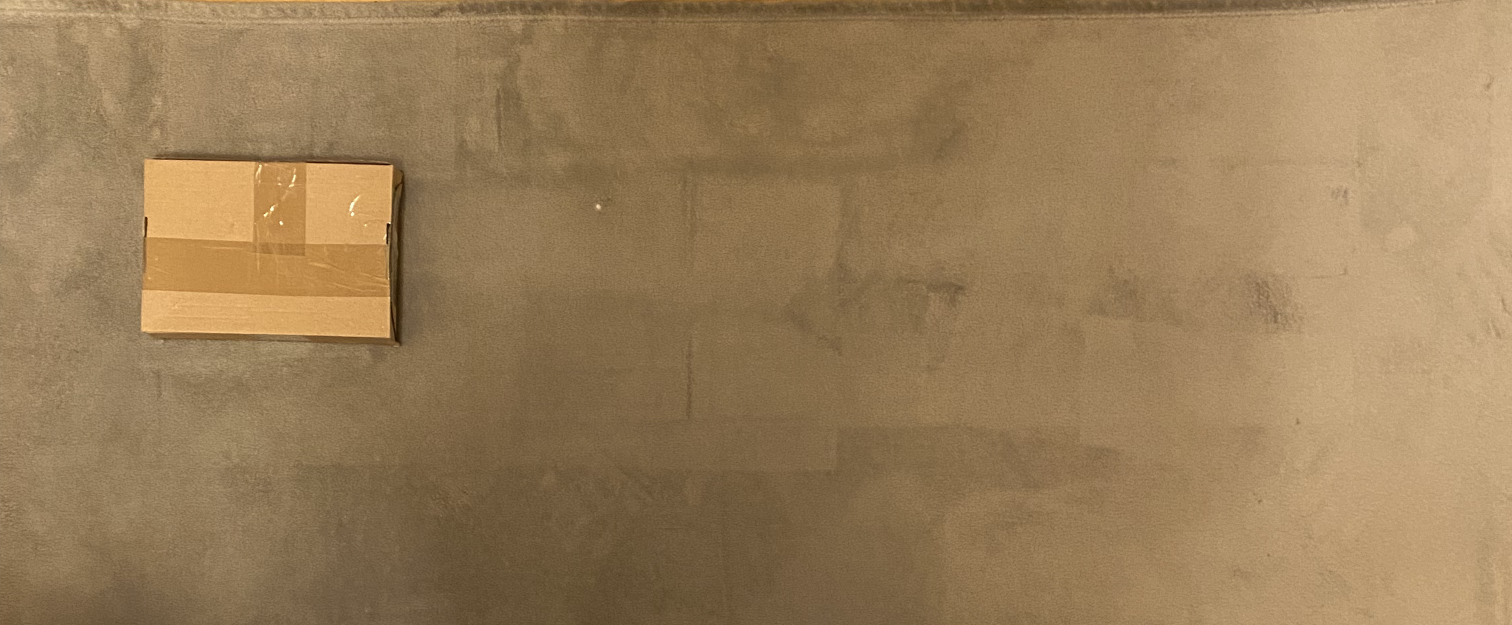
#> input picture wybrane/C1.png, 3024 x 1250 px (shown at 1/2 size)
$ python main.py
#> lines starting #> are read from the running program, lines starting #| are printed output that depends on the picture; after the words box and inside, x2 and y2 are one past the last pixel; in counts of white or black regions, pixels touching at a corner belong together
import cv2
import numpy as np
import os

# Parametry kamery i układu
FOCAL_LENGTH = 2444  # ogniskowa w px (przykład)
BASELINE = 0.88       # przesunięcie między zdjęciami w metrach

# Ścieżki do obrazów
image_paths = ["./wybrane/C1.png", "./wybrane/C2.png"]
boxes = []

# Przetwarzanie każdego obrazu
for i, path in enumerate(image_paths):
    image = cv2.imread(path)
#> image is the input picture: shape (1250, 3024, 3); mean B, G, R 88.6, 125.4, 152.8
    if image is None:
        raise ValueError(f"Nie można wczytać obrazu: {path}")

    os.makedirs("tmp", exist_ok=True)

    gray = cv2.cvtColor(image, cv2.COLOR_BGR2GRAY)
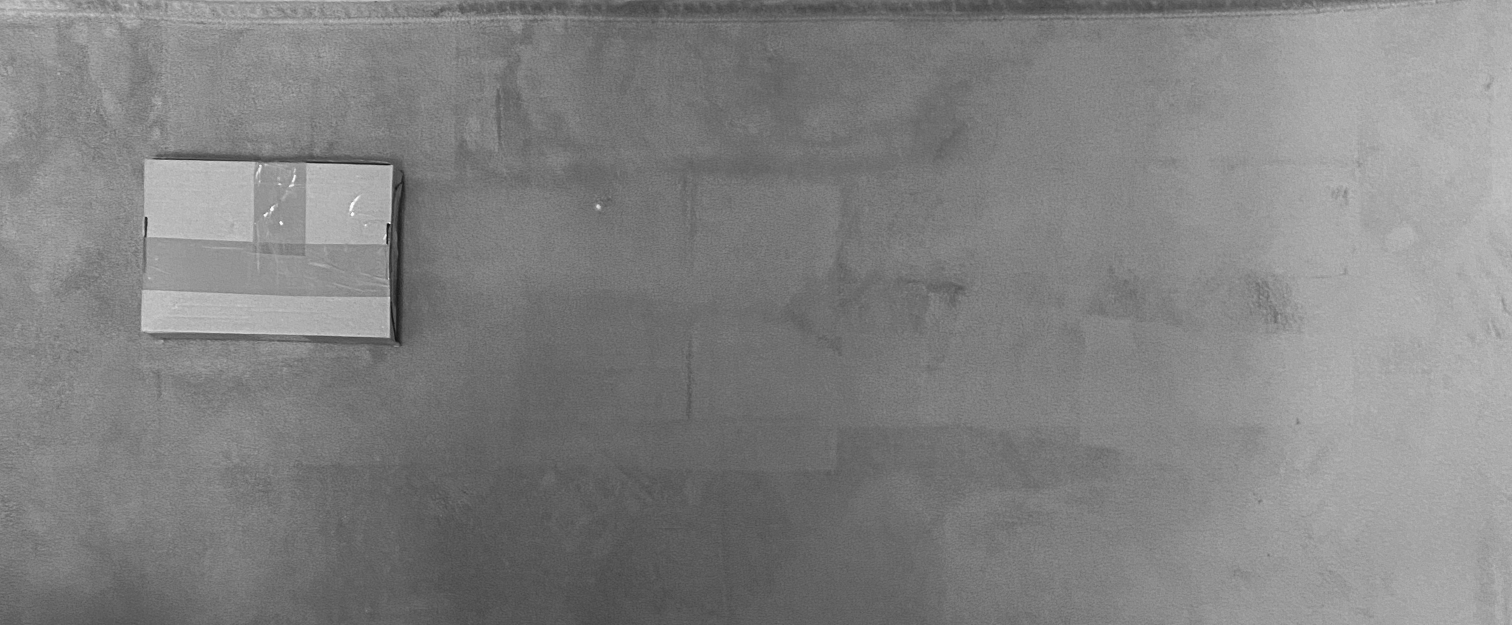
#> gray: shape (1250, 3024) (shown at 1/2 size); min 6, max 252, mean 129.5
    blurred = cv2.GaussianBlur(gray, (5, 5), 0)
    thresh = cv2.adaptiveThreshold(
        blurred, 255,
        cv2.ADAPTIVE_THRESH_GAUSSIAN_C,
        cv2.THRESH_BINARY_INV, 11, 3
    )
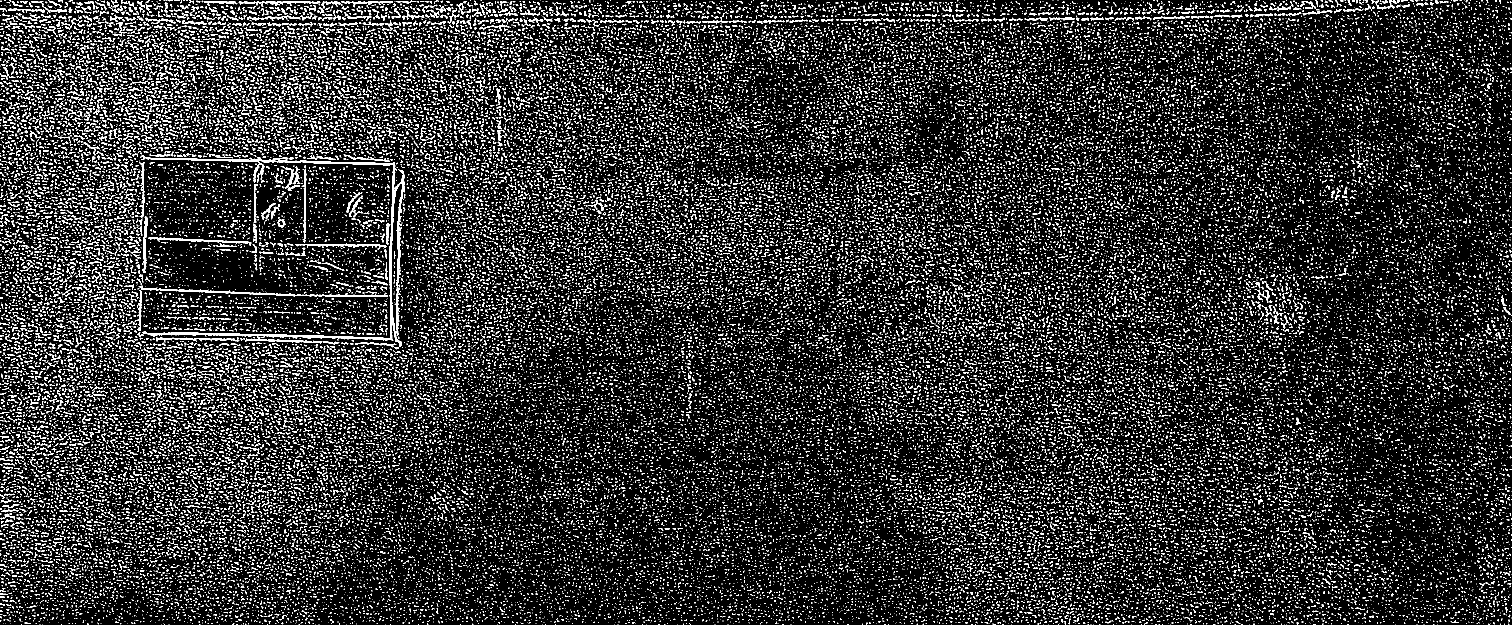
#> thresh: shape (1250, 3024) (shown at 1/2 size); 12.9% white in thin lines or dots

    # Kontury
    contours, _ = cv2.findContours(thresh, cv2.RETR_EXTERNAL, cv2.CHAIN_APPROX_SIMPLE)
#> contours = 62393 contours
    best_box = None
    max_area = 0

    for cnt in contours:
        x, y, w, h = cv2.boundingRect(cnt)
        area = w * h
        aspect_ratio = w / h if h != 0 else 0
        if area > 1000 and 0.5 < aspect_ratio < 2.0:
            if area > max_area:
                max_area = area
                best_box = (x, y, w, h)
#> this loop made 62393 passes
#> (cnt, x, y, w, h, area, aspect_ratio) on passes 2, 3, 8: ([[2847, 1249], [2848, 1249]], 2847, 1249, 2, 1, 2, 2), ([[2833, 1249], [2834, 1249]], 2833, 1249, 2, 1, 2, 2), ([[2181, 1249], [2182, 1249]], 2181, 1249, 2, 1, 2, 2)
#> after the loop, best_box = (284, 320, 526, 374); max_area = 196724

    if best_box:
        x, y, w, h = best_box
#> x = 284; y = 320; w = 526; h = 374
        boxes.append((x, y, w, h))
        cv2.rectangle(image, (x, y), (x + w, y + h), (0, 255, 0), 2)
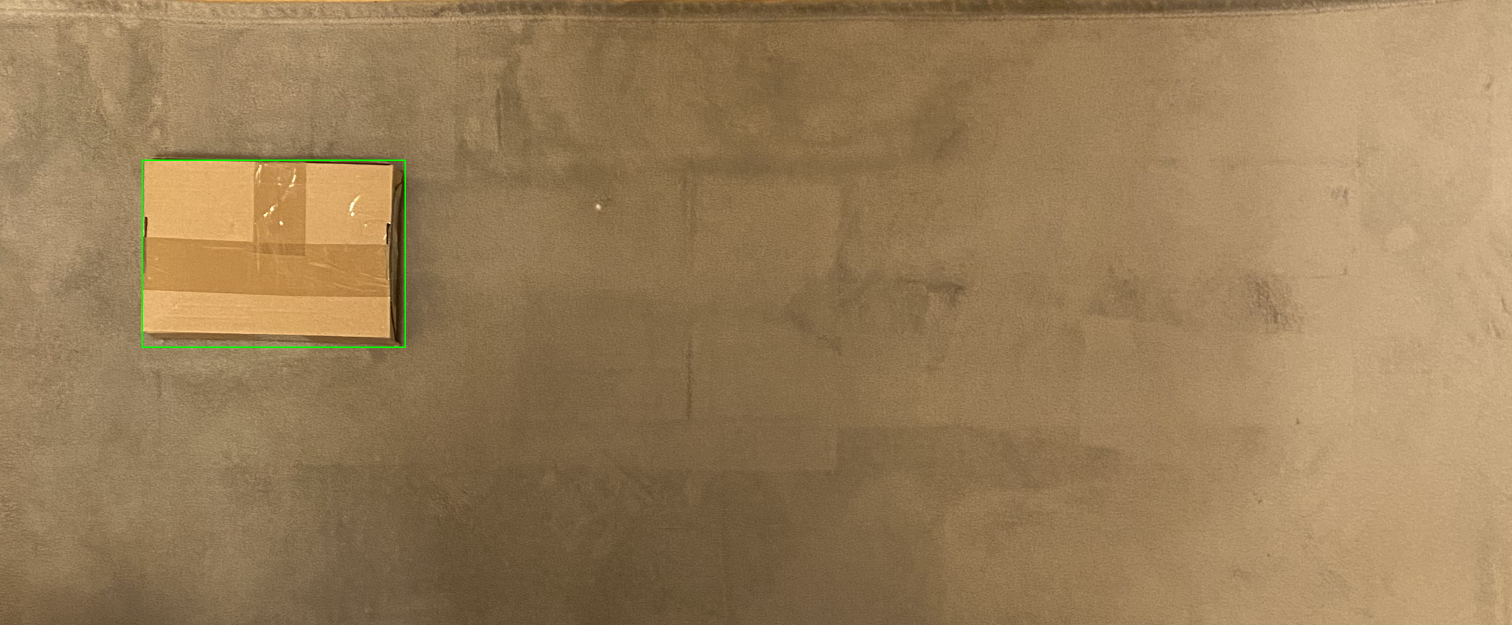
#> image: shape (1250, 3024, 3) (shown at 1/2 size); 0.14% of pixels changed, all inside (x1, y1, x2, y2) = (283, 319, 812, 696)
        print(f"Obraz {i+1}: x={x}, y={y}, szerokość={w}px, wysokość={h}px")
#| Obraz 1: x=284, y=320, szerokość=526px, wysokość=374px
    else:
        boxes.append(None)
        print(f"Obraz {i+1}: Nie znaleziono pudełka")

    cv2.imwrite(f"tmp/box_img_{i+1}.jpg", image)
#> pass 2 of the loop `for i, path in enumerate(image_paths):`:
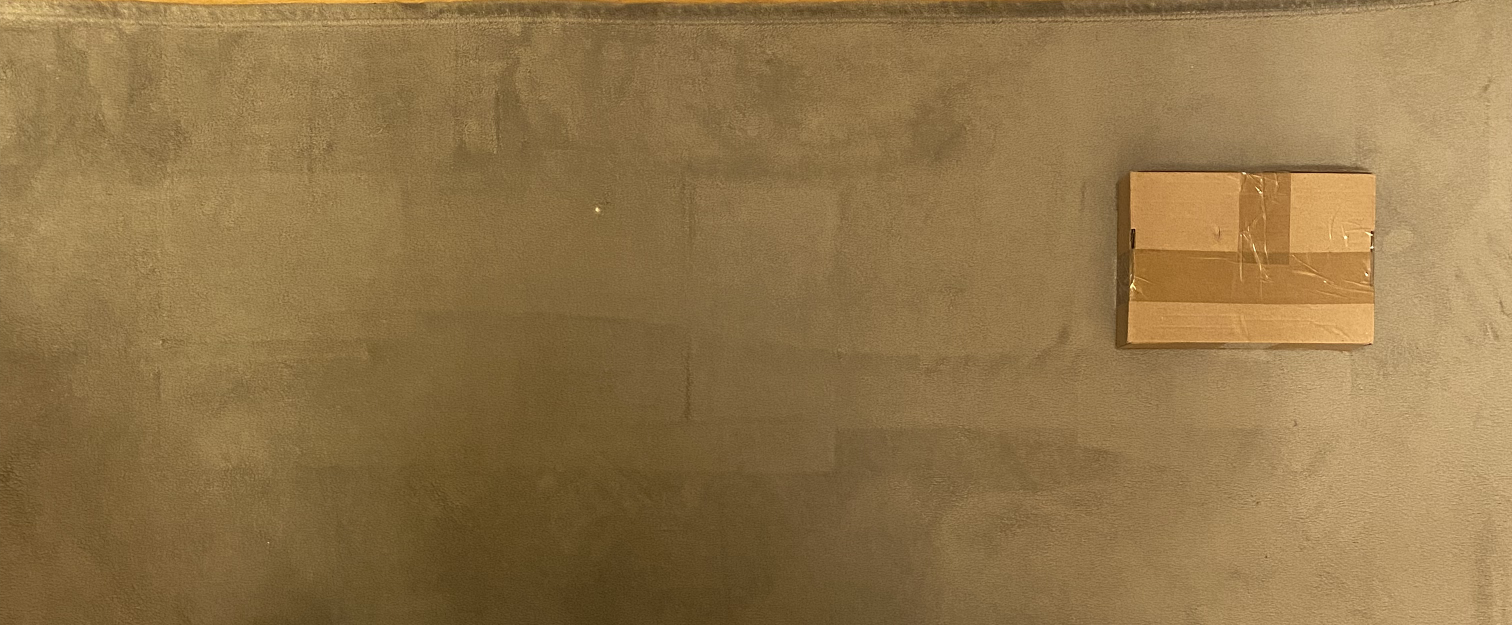
#> input picture wybrane/C2.png, 3024 x 1250 px (shown at 1/2 size)
#> image is the input picture: shape (1250, 3024, 3); mean B, G, R 73.5, 117.1, 144.9
#> `thresh = cv2.adaptiveThreshold( blurred, 255, cv2.ADAPTIVE_THRESH_GAUS..`:
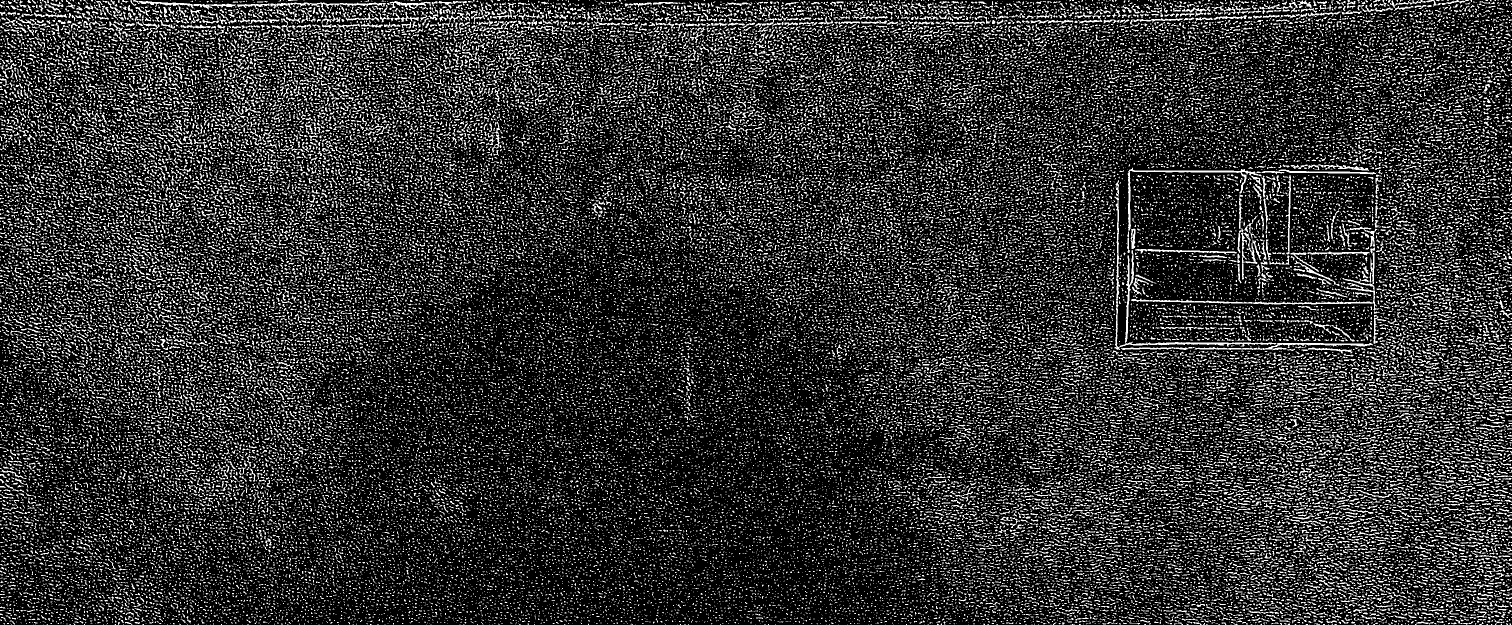
#> thresh: shape (1250, 3024) (shown at 1/2 size); 19.4% white in thin lines or dots
#> contours = 66126 contours
#> the loop `for cnt in contours:` made 66126 passes
#> cnt on passes 57 to 59: [[2437, 1248], [2437, 1249], [2439, 1249], [2438, 1248]], [[2412, 1248], [2413, 1249], [2414, 1249], [2414, 1248]], [[2327, 1248]]
#> `cv2.rectangle(image, (x, y), (x + w, y + h), (0, 255, 0), 2)`:
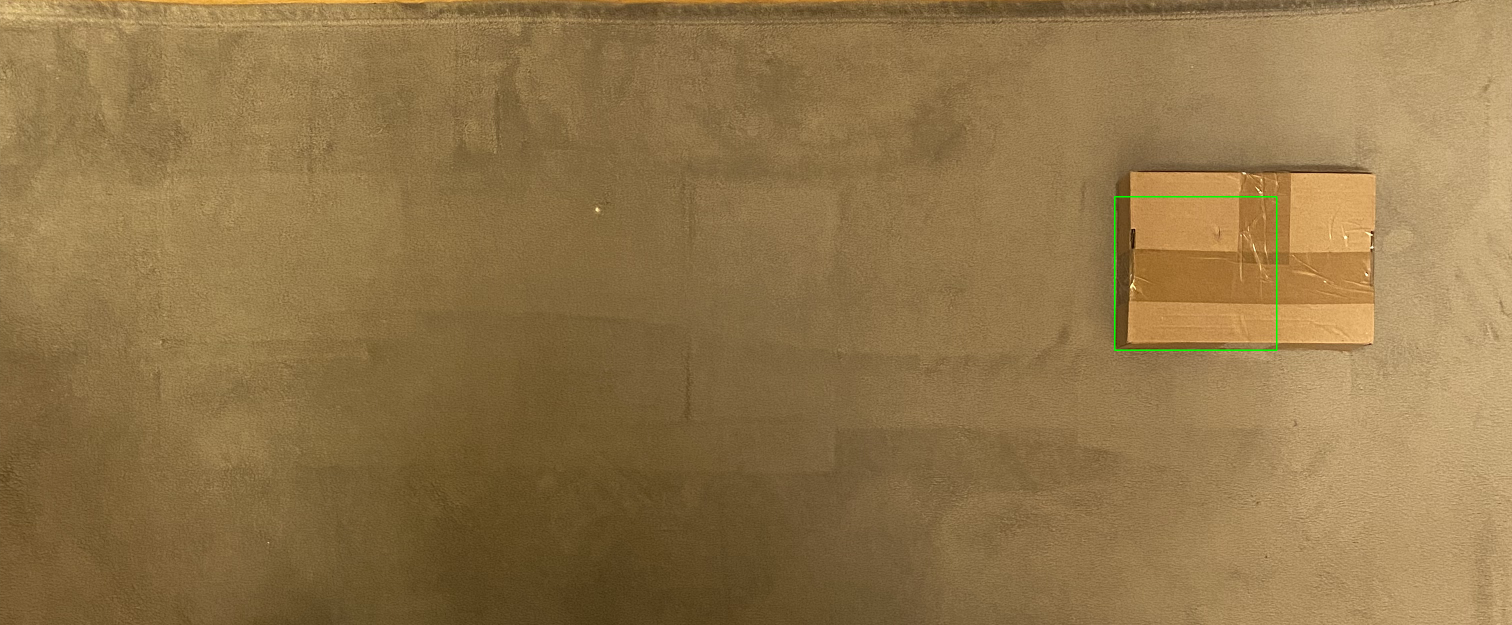
#> image: shape (1250, 3024, 3) (shown at 1/2 size); 0.1% of pixels changed, all inside (x1, y1, x2, y2) = (2228, 392, 2555, 702)
#| Obraz 2: x=2229, y=393, szerokość=324px, wysokość=307px

# Sprawdzenie, czy wykryto pudełka na obu obrazach
if None not in boxes:
    (x1, y1, w1, h1) = boxes[0]
    (x2, y2, w2, h2) = boxes[1]

    # Użyj środka pudełka do disparity
    center1 = x1 + w1 // 2
    center2 = x2 + w2 // 2
    disparity = abs(center1 - center2)

    if disparity == 0:
        print("Disparity wynosi 0 – nie można oszacować głębokości.")
    else:
        # Estymacja głębokości (Z)
        Z = (FOCAL_LENGTH * BASELINE) / disparity
        print(f"Estymowana głębokość obiektu Z = {Z:.3f} m")
#| Estymowana głębokość obiektu Z = 1.166 m

        # Załóżmy, że wysokość w pikselach z pierwszego obrazu to h1
        # Oszacowanie wysokości w metrach:
        pixel_height = h1
        height_in_meters = (pixel_height * Z) / FOCAL_LENGTH
        print(f"Estymowana wysokość obiektu: {height_in_meters:.3f} m")
#| Estymowana wysokość obiektu: 0.178 m

else:
    print("Nie wykryto pudełka na obu obrazach – nie można estymować wysokości.")
